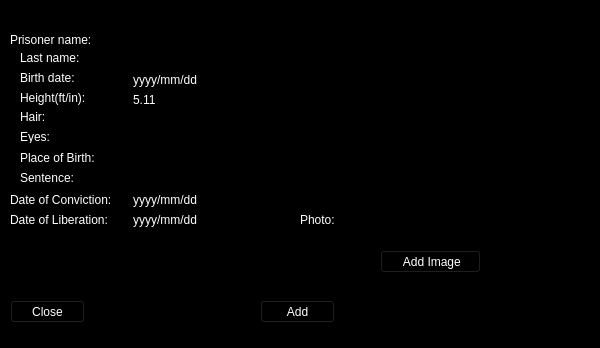
<?xml version="1.0" encoding="UTF-8"?>
<ui version="4.0">
 <class>AddPrisoner</class>
 <widget class="QWidget" name="AddPrisoner">
  <property name="geometry">
   <rect>
    <x>0</x>
    <y>0</y>
    <width>600</width>
    <height>348</height>
   </rect>
  </property>
  <property name="windowTitle">
   <string>Form</string>
  </property>
  <property name="styleSheet">
   <string notr="true">background-color: rgb(0, 0, 0);
color: rgb(255, 255, 255);</string>
  </property>
  <widget class="QLineEdit" name="firstName_lineEdit">
   <property name="geometry">
    <rect>
     <x>130</x>
     <y>30</y>
     <width>113</width>
     <height>20</height>
    </rect>
   </property>
  </widget>
  <widget class="QPushButton" name="add_pushButton">
   <property name="geometry">
    <rect>
     <x>260</x>
     <y>300</y>
     <width>75</width>
     <height>23</height>
    </rect>
   </property>
   <property name="text">
    <string>Add</string>
   </property>
  </widget>
  <widget class="QLabel" name="label_12">
   <property name="geometry">
    <rect>
     <x>10</x>
     <y>210</y>
     <width>121</width>
     <height>20</height>
    </rect>
   </property>
   <property name="text">
    <string>Date of Liberation:</string>
   </property>
  </widget>
  <widget class="QLabel" name="label_2">
   <property name="geometry">
    <rect>
     <x>10</x>
     <y>30</y>
     <width>101</width>
     <height>20</height>
    </rect>
   </property>
   <property name="text">
    <string>Prisoner name:</string>
   </property>
  </widget>
  <widget class="QPushButton" name="close_pushButton">
   <property name="geometry">
    <rect>
     <x>10</x>
     <y>300</y>
     <width>75</width>
     <height>23</height>
    </rect>
   </property>
   <property name="text">
    <string>Close</string>
   </property>
  </widget>
  <widget class="QLabel" name="label_6">
   <property name="geometry">
    <rect>
     <x>20</x>
     <y>110</y>
     <width>47</width>
     <height>13</height>
    </rect>
   </property>
   <property name="text">
    <string>Hair:</string>
   </property>
  </widget>
  <widget class="QLineEdit" name="placeOfBirth_lineEdit">
   <property name="geometry">
    <rect>
     <x>130</x>
     <y>150</y>
     <width>113</width>
     <height>20</height>
    </rect>
   </property>
  </widget>
  <widget class="QLabel" name="label_5">
   <property name="geometry">
    <rect>
     <x>20</x>
     <y>90</y>
     <width>81</width>
     <height>16</height>
    </rect>
   </property>
   <property name="text">
    <string>Height(ft/in):</string>
   </property>
  </widget>
  <widget class="QLabel" name="label_4">
   <property name="geometry">
    <rect>
     <x>20</x>
     <y>70</y>
     <width>61</width>
     <height>16</height>
    </rect>
   </property>
   <property name="text">
    <string>Birth date:</string>
   </property>
  </widget>
  <widget class="QLabel" name="label_11">
   <property name="geometry">
    <rect>
     <x>10</x>
     <y>190</y>
     <width>121</width>
     <height>20</height>
    </rect>
   </property>
   <property name="text">
    <string>Date of Conviction:</string>
   </property>
  </widget>
  <widget class="QLabel" name="label_10">
   <property name="geometry">
    <rect>
     <x>20</x>
     <y>170</y>
     <width>91</width>
     <height>16</height>
    </rect>
   </property>
   <property name="text">
    <string>Sentence:</string>
   </property>
  </widget>
  <widget class="QLabel" name="label_8">
   <property name="geometry">
    <rect>
     <x>20</x>
     <y>130</y>
     <width>47</width>
     <height>13</height>
    </rect>
   </property>
   <property name="text">
    <string>Eyes:</string>
   </property>
  </widget>
  <widget class="QLabel" name="label_3">
   <property name="geometry">
    <rect>
     <x>20</x>
     <y>50</y>
     <width>61</width>
     <height>16</height>
    </rect>
   </property>
   <property name="text">
    <string>Last name:</string>
   </property>
  </widget>
  <widget class="QLineEdit" name="lastName_lineEdit">
   <property name="geometry">
    <rect>
     <x>130</x>
     <y>50</y>
     <width>113</width>
     <height>20</height>
    </rect>
   </property>
  </widget>
  <widget class="QLineEdit" name="sentence_lineEdit">
   <property name="geometry">
    <rect>
     <x>130</x>
     <y>170</y>
     <width>391</width>
     <height>20</height>
    </rect>
   </property>
  </widget>
  <widget class="QLabel" name="label_9">
   <property name="geometry">
    <rect>
     <x>20</x>
     <y>150</y>
     <width>101</width>
     <height>16</height>
    </rect>
   </property>
   <property name="text">
    <string>Place of Birth:</string>
   </property>
  </widget>
  <widget class="QLineEdit" name="birthDate_lineEdit">
   <property name="geometry">
    <rect>
     <x>130</x>
     <y>70</y>
     <width>113</width>
     <height>20</height>
    </rect>
   </property>
   <property name="text">
    <string>yyyy/mm/dd</string>
   </property>
  </widget>
  <widget class="QLineEdit" name="height_lineEdit">
   <property name="geometry">
    <rect>
     <x>130</x>
     <y>90</y>
     <width>113</width>
     <height>20</height>
    </rect>
   </property>
   <property name="text">
    <string>5.11</string>
   </property>
  </widget>
  <widget class="QLineEdit" name="hair_lineEdit">
   <property name="geometry">
    <rect>
     <x>130</x>
     <y>110</y>
     <width>113</width>
     <height>20</height>
    </rect>
   </property>
  </widget>
  <widget class="QLineEdit" name="eyes_lineEdit">
   <property name="geometry">
    <rect>
     <x>130</x>
     <y>130</y>
     <width>113</width>
     <height>20</height>
    </rect>
   </property>
  </widget>
  <widget class="QLineEdit" name="dateOfConviction_lineEdit">
   <property name="geometry">
    <rect>
     <x>130</x>
     <y>190</y>
     <width>113</width>
     <height>20</height>
    </rect>
   </property>
   <property name="text">
    <string>yyyy/mm/dd</string>
   </property>
  </widget>
  <widget class="QLineEdit" name="dateToBeLiberated_lineEdit">
   <property name="geometry">
    <rect>
     <x>130</x>
     <y>210</y>
     <width>113</width>
     <height>20</height>
    </rect>
   </property>
   <property name="text">
    <string>yyyy/mm/dd</string>
   </property>
  </widget>
  <widget class="QPushButton" name="addImage_pushButton">
   <property name="geometry">
    <rect>
     <x>380</x>
     <y>250</y>
     <width>101</width>
     <height>23</height>
    </rect>
   </property>
   <property name="text">
    <string> Add Image</string>
   </property>
  </widget>
  <widget class="QLabel" name="label_7">
   <property name="geometry">
    <rect>
     <x>300</x>
     <y>210</y>
     <width>41</width>
     <height>20</height>
    </rect>
   </property>
   <property name="text">
    <string>Photo:</string>
   </property>
  </widget>
  <widget class="QLineEdit" name="photo_lineEdit">
   <property name="geometry">
    <rect>
     <x>350</x>
     <y>210</y>
     <width>161</width>
     <height>20</height>
    </rect>
   </property>
  </widget>
  <widget class="QLabel" name="image_label">
   <property name="geometry">
    <rect>
     <x>320</x>
     <y>10</y>
     <width>181</width>
     <height>151</height>
    </rect>
   </property>
   <property name="cursor">
    <cursorShape>PointingHandCursor</cursorShape>
   </property>
   <property name="text">
    <string/>
   </property>
   <property name="pixmap">
    <pixmap>../../../Downloads/no-image.png</pixmap>
   </property>
   <property name="scaledContents">
    <bool>true</bool>
   </property>
  </widget>
 </widget>
 <resources/>
 <connections>
  <connection>
   <sender>add_pushButton</sender>
   <signal>clicked()</signal>
   <receiver>AddPrisoner</receiver>
   <slot>add_prisoner_clicked()</slot>
   <hints>
    <hint type="sourcelabel">
     <x>317</x>
     <y>307</y>
    </hint>
    <hint type="destinationlabel">
     <x>451</x>
     <y>258</y>
    </hint>
   </hints>
  </connection>
  <connection>
   <sender>addImage_pushButton</sender>
   <signal>clicked()</signal>
   <receiver>AddPrisoner</receiver>
   <slot>open_image()</slot>
   <hints>
    <hint type="sourcelabel">
     <x>453</x>
     <y>260</y>
    </hint>
    <hint type="destinationlabel">
     <x>552</x>
     <y>113</y>
    </hint>
   </hints>
  </connection>
  <connection>
   <sender>close_pushButton</sender>
   <signal>clicked()</signal>
   <receiver>AddPrisoner</receiver>
   <slot>close()</slot>
   <hints>
    <hint type="sourcelabel">
     <x>40</x>
     <y>305</y>
    </hint>
    <hint type="destinationlabel">
     <x>40</x>
     <y>252</y>
    </hint>
   </hints>
  </connection>
 </connections>
 <slots>
  <slot>add_prisoner_clicked()</slot>
  <slot>open_image()</slot>
 </slots>
</ui>
